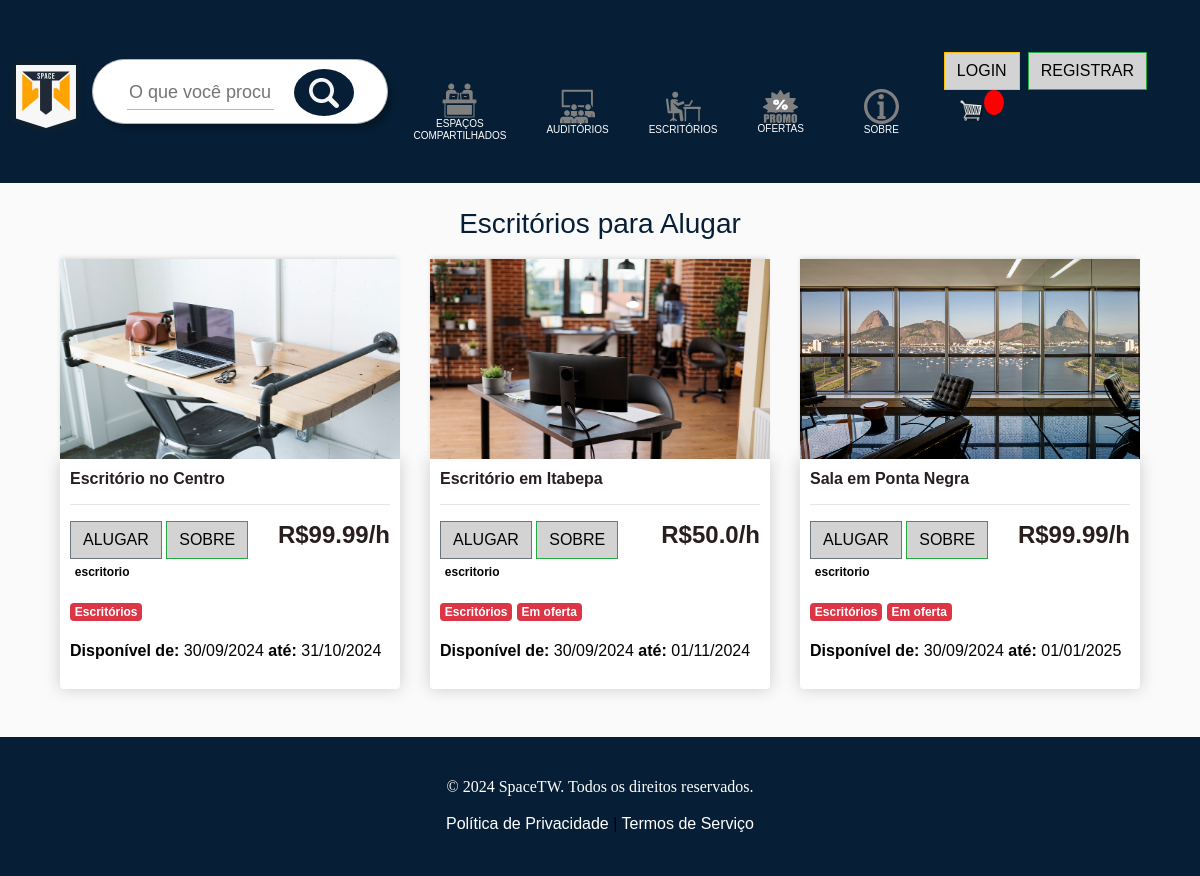
The page /office-spaces/ on the database as committed earlier.
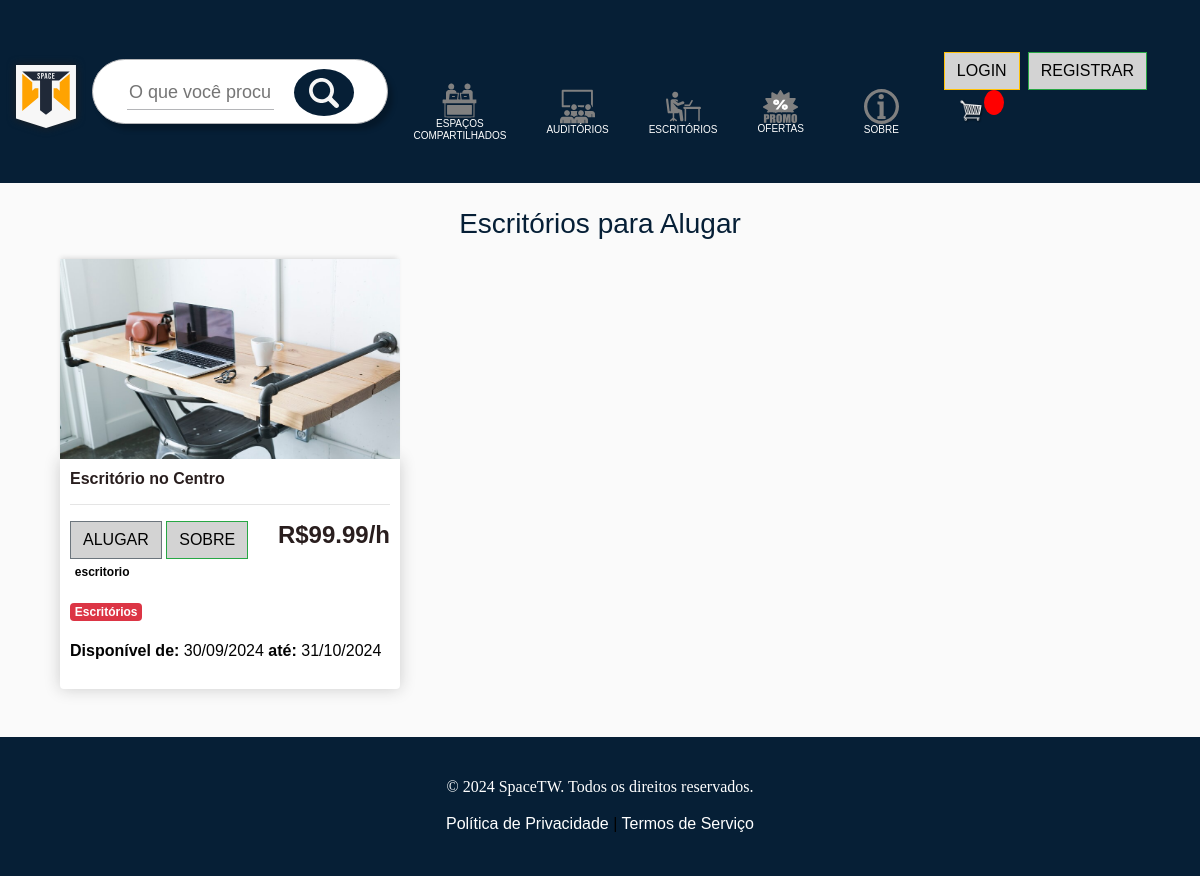
The same page on the database as committed later.
### store/models.py (models this page shows, shortened)
class Product(models.Model):
    name = models.CharField(max_length=200)
    price = models.FloatField()
    digital = models.BooleanField(default=False, null=True, blank=True)
    image = models.ImageField(null=True, blank=True)
    link = models.CharField(max_length=200, null=True)
    on_sale = models.BooleanField(default=False)
    is_rented = models.BooleanField(default=False)
    SPACE_TYPES = [
        ('compartilhado', 'Espaço Compartilhado'),
        ('escritorio', 'Escritório'),
        ('auditorio', 'Auditório'),
    ]
    space_type = models.CharField(max_length=20, choices=SPACE_TYPES, default='escritorio')
    features = models.CharField(max_length=255, default='Nenhuma', blank=True)
    available_from = models.DateField(null=True, blank=True)
    available_to = models.DateField(null=True, blank=True)
    @property
    def imageURL(self):
        try:
            url = self.image.url
        except:
            url = ''
        return url

### store/views.py (the view)
# urls.py: path("office-spaces/", views.office_spaces, name="office_spaces"),
def office_spaces(request):
    office_products = Product.objects.filter(
        space_type="escritorio",
        is_rented=False,
        available_from__lte=today,
        available_to__gte=today,
    )
    return render(
        request, "store/office_spaces.html", {"office_products": office_products}
    )

### store/templates/store/office_spaces.html
{% extends 'store/main.html' %}
{% load static %}
{% block content %}
<div class="container">
    <h1 class="text-center" style="font-family: Arial, sans-serif;">Escritórios para Alugar</h1>
    <div class="row">
        {% for product in office_products %}
        {% if product.available_from and product.available_to %}
        <div class="col-lg-4">
            <img class="thumbnail" src="{{ product.imageURL }}">
            <div class="box-element product">
                <h6><strong>{{ product.name }}</strong></h6>
                <hr>
                <button data-product="{{ product.id }}" data-action="add" class="btn btn-outline-secondary add-btn update-cart">Alugar</button>
                <a class="btn btn-outline-success" href="{{ product.link }}">Sobre</a>
                <h4 style="display: inline-block; float: right;"><strong>R${{ product.price }}/h</strong></h4>
                <p><span class="badge">{{ product.space_type }}</span></p>
                <p><span class="badge badge-danger">Escritórios</span>
                {% if product.on_sale %}
                <span class="badge badge-danger">Em oferta</span></p>
                {% endif %}
                <p><strong>Disponível de:</strong> {{ product.available_from|date:"d/m/Y" }} <strong>até:</strong> {{ product.available_to|date:"d/m/Y" }}</p>
            </div>
        </div>
        {% endif %}
        {% endfor %}
    </div>
</div>
{% endblock content %}

Rows that differ between the two databases and show on the page:
no longer on this page (row edited): Product: imageURL (picture), name "Escritório em Itabepa", price "50.0", space_type "escritorio", on_sale "Em oferta", available_from "30/09/2024", available_to "01/11/2024"
no longer on this page (row edited): Product: imageURL (picture), name "Sala em Ponta Negra", price "99.99", space_type "escritorio", on_sale "Em oferta", available_from "30/09/2024", available_to "01/01/2025"
